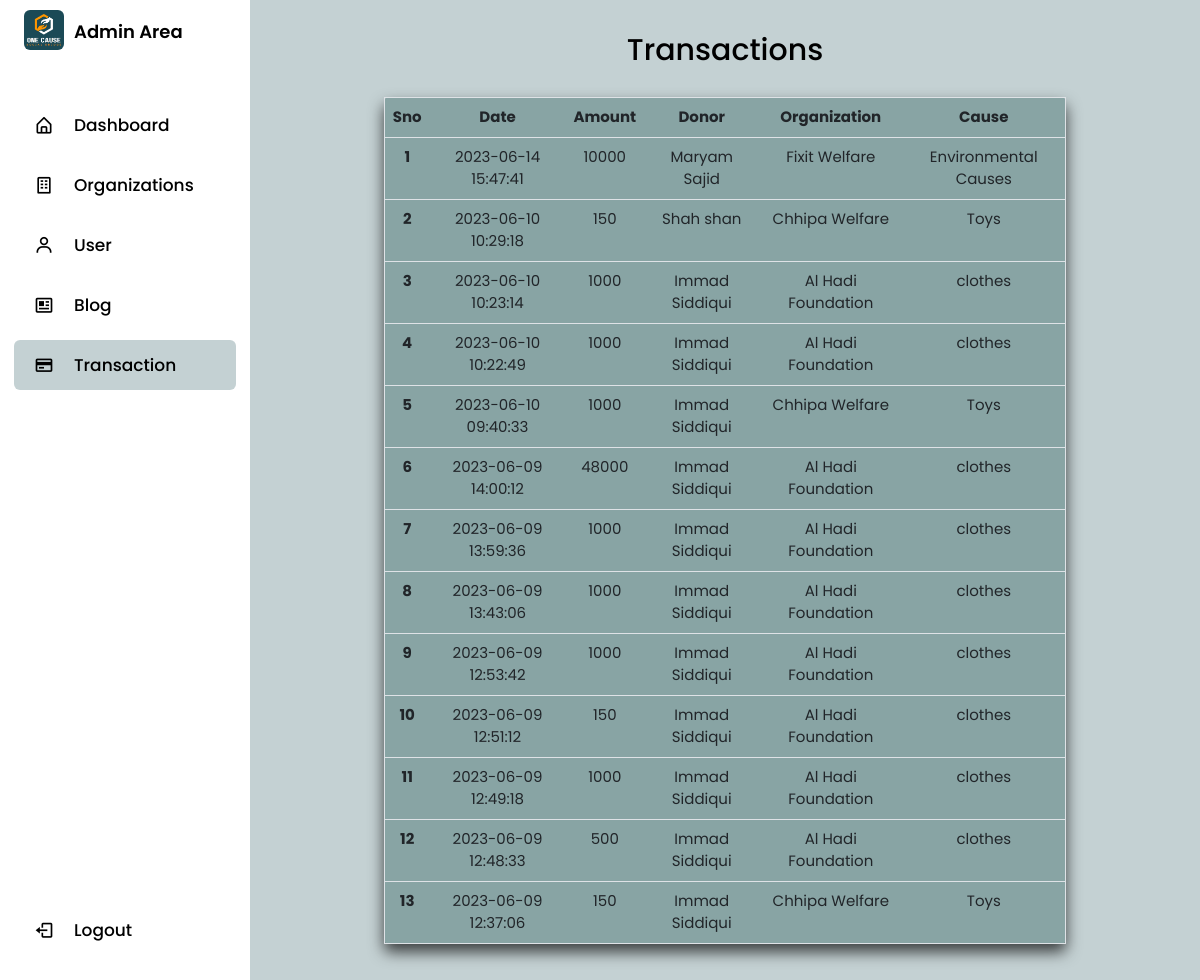
/admin/transaction.php, run on the app's committed database.
### tables this page shows
CREATE TABLE `transaction` (
  `t_id` int(11) NOT NULL,
  `t_date` timestamp NOT NULL DEFAULT current_timestamp(),
  `t_amount` int(255) NOT NULL,
  `id` int(11) NOT NULL,
  `d_id` int(11) NOT NULL
);

CREATE TABLE `usertable` (
  `id` int(11) NOT NULL,
  `name` varchar(255) NOT NULL,
  `email` varchar(255) NOT NULL,
  `password` varchar(255) NOT NULL,
  `code` mediumint(50) NOT NULL,
  `status` text NOT NULL
);

CREATE TABLE `ngotable` (
  `id` int(11) NOT NULL,
  `name` varchar(255) NOT NULL,
  `email` varchar(255) NOT NULL,
  `password` varchar(255) NOT NULL,
  `code` mediumint(50) NOT NULL,
  `status` text NOT NULL,
  `bio` text NOT NULL,
  `image` varchar(255) NOT NULL,
  `web` varchar(255) NOT NULL,
  `fb` varchar(255) NOT NULL,
  `ig` varchar(255) NOT NULL,
  `num` varchar(255) NOT NULL,
  `mail` varchar(255) NOT NULL
);

CREATE TABLE `donation` (
  `d_id` int(11) NOT NULL,
  `d_date` date NOT NULL DEFAULT current_timestamp(),
  `d_deadline` varchar(255) NOT NULL,
  `d_title` varchar(255) NOT NULL,
  `d_desc` text NOT NULL,
  `d_goal` int(255) NOT NULL,
  `d_raised` int(255) NOT NULL,
  `d_img` text NOT NULL,
  `d_status` varchar(255) NOT NULL,
  `id` int(255) NOT NULL
);

### admin/transaction.php (the view, shortened to what this page needs)
<?php
include('slidebar.php');
?>
<section class="home">
<p class="text p-2 text-center"> Transactions</p>
<div class="blog_con">
<?php
   $sql = "SELECT t.*, u.name as dname, n.name, d.d_title
   FROM transaction t
   JOIN usertable u ON t.id = u.id
   JOIN donation d ON t.d_id = d.d_id
   JOIN ngotable n ON d.id = n.id
   ORDER BY t.t_date DESC";
$result = $conn->query($sql);
if ($result->num_rows > 0) {
?>
<table class="table">
   <thead>
       <tr>
           <th scope='col'> Sno</th>
           <th scope='col'> Date</th>
           <th scope='col'> Amount</th>
           <th scope='col'> Donor</th>
           <th scope='col'> Organization</th>
           <th scope='col'> Cause</th>
       </tr>
   </thead>
   <tbody>
       <?php
       $sno = 1;
       while ($row = $result->fetch_assoc()) {
           echo '<tr>';
           echo '<th scope="row">' . $sno++ . '</th>';
           echo '<td>' . $row['t_date'] . '</td>';
           echo '<td>' . $row['t_amount'] . '</td>';
           echo '<td>' . $row['dname'] . '</td>';
           echo '<td>' . $row['name'] . '</td>';
           echo '<td>' . $row['d_title'] . '</td>';
           echo '</tr>';
       }
       ?>
   </tbody>
</table>
<?php
} else {
echo 'No results found.';
}?>
</section>

### admin/style8.css (style rules this page uses)
* { margin: 0; padding: 0; box-sizing: border-box; font-family: 'Poppins', sans-serif; }
:root { --body-color: #C4D1D3; --sidebar-color: #FFF; --primary-color: #1B4A56; --primary-color-light: #F6F5FF; --toggle-color: #DDD; --text-color: #707070; --tran-03: all 0.2s ease; --tran-03: all 0.3s ease; --tran-04: all 0.3s ease; --tran-05: all 0.3s ease; }
body { background-color: var(--body-color); transition: var(--tran-05); }
html { background-color: var(--body-color); }
.home { position: absolute; top: 0; top: 0; left: 250px; width: calc(100% - 250px); background-color: var(--body-color); transition: var(--tran-05); padding: 20px; }
.home .text { font-size: 30px; font-weight: 500; color: var(--text-color); padding: 12px 60px; }
:root { --panel-color: #FFF; --text-color: #000; --black-light-color: #707070; --border-color: #e6e5e5; --toggle-color: #DDD; --box1-color: #faaa34; --box2-color: #faaa34; --box3-color: hsl(36, 95%, 59%); --title-icon-color: #fff; --tran-05: all 0.5s ease; --tran-03: all 0.3s ease; --tran-03: all 0.2s ease; }
.org_con, .user_con, .blog_con { width: 75%; margin: auto; }
.table { border-radius: 5px; border: 1px solid white; width: 80%; margin: auto; background-color: #88A4A4; text-align:center; font-size: 15px; box-shadow: 0px 8px 15px rgba(0, 0, 0, 0.7); }

### data on the page
transaction: t_date "2023-06-14 15:47:41", t_amount "10000", id.name "Maryam Sajid", ngotable.name "Fixit Welfare", d.d_title "Environmental Causes"
transaction: t_date "2023-06-10 10:29:18", t_amount "150", id.name "Shah shan", ngotable.name "Chhipa Welfare", d.d_title "Toys"
transaction: t_date "2023-06-10 10:23:14", t_amount "1000", id.name "Immad Siddiqui", ngotable.name "Al Hadi Foundation", d.d_title "clothes"
transaction: t_date "2023-06-10 10:22:49", t_amount "1000", id.name "Immad Siddiqui", ngotable.name "Al Hadi Foundation", d.d_title "clothes"
transaction: t_date "2023-06-10 09:40:33", t_amount "1000", id.name "Immad Siddiqui", ngotable.name "Chhipa Welfare", d.d_title "Toys"
transaction: t_date "2023-06-09 14:00:12", t_amount "48000", id.name "Immad Siddiqui", ngotable.name "Al Hadi Foundation", d.d_title "clothes"
transaction: t_date "2023-06-09 13:59:36", t_amount "1000", id.name "Immad Siddiqui", ngotable.name "Al Hadi Foundation", d.d_title "clothes"
transaction: t_date "2023-06-09 13:43:06", t_amount "1000", id.name "Immad Siddiqui", ngotable.name "Al Hadi Foundation", d.d_title "clothes"
transaction: t_date "2023-06-09 12:53:42", t_amount "1000", id.name "Immad Siddiqui", ngotable.name "Al Hadi Foundation", d.d_title "clothes"
transaction: t_date "2023-06-09 12:51:12", t_amount "150", id.name "Immad Siddiqui", ngotable.name "Al Hadi Foundation", d.d_title "clothes"
transaction: t_date "2023-06-09 12:49:18", t_amount "1000", id.name "Immad Siddiqui", ngotable.name "Al Hadi Foundation", d.d_title "clothes"
transaction: t_date "2023-06-09 12:48:33", t_amount "500", id.name "Immad Siddiqui", ngotable.name "Al Hadi Foundation", d.d_title "clothes"
transaction: t_date "2023-06-09 12:37:06", t_amount "150", id.name "Immad Siddiqui", ngotable.name "Chhipa Welfare", d.d_title "Toys"
